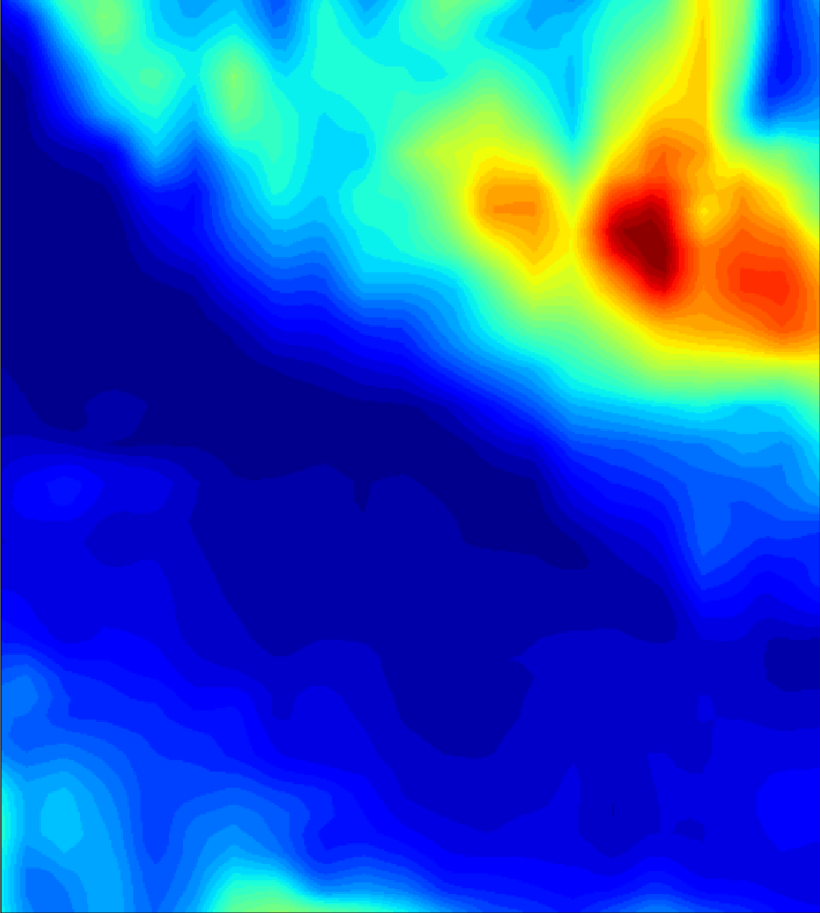
#> input picture src/images/local_slope_inclanation_cropped.png, 820 x 913 px, found by its file name
$ python slope_inclanation.py
#> lines starting #> are read from the running program, lines starting #| are printed output that depends on the picture
import numpy as np
import pandas as pd
import cv2

"""
The image that we are using for this calculation only contains dark red to dark blue between the hue values of 0 through 240
We only need to get the range to figure out how much each change in hue would correspond to a change in slope inclination.
"""

MAX_VAL = 24
MIN_VAL = 0

img = cv2.imread("src/images/local_slope_inclanation_cropped.png")
#> img is the input picture: shape (913, 820, 3); mean B, G, R 187.6, 83.2, 33.8
img_hue = cv2.cvtColor(img, cv2.COLOR_BGR2HSV)[:, :, 0] * 2
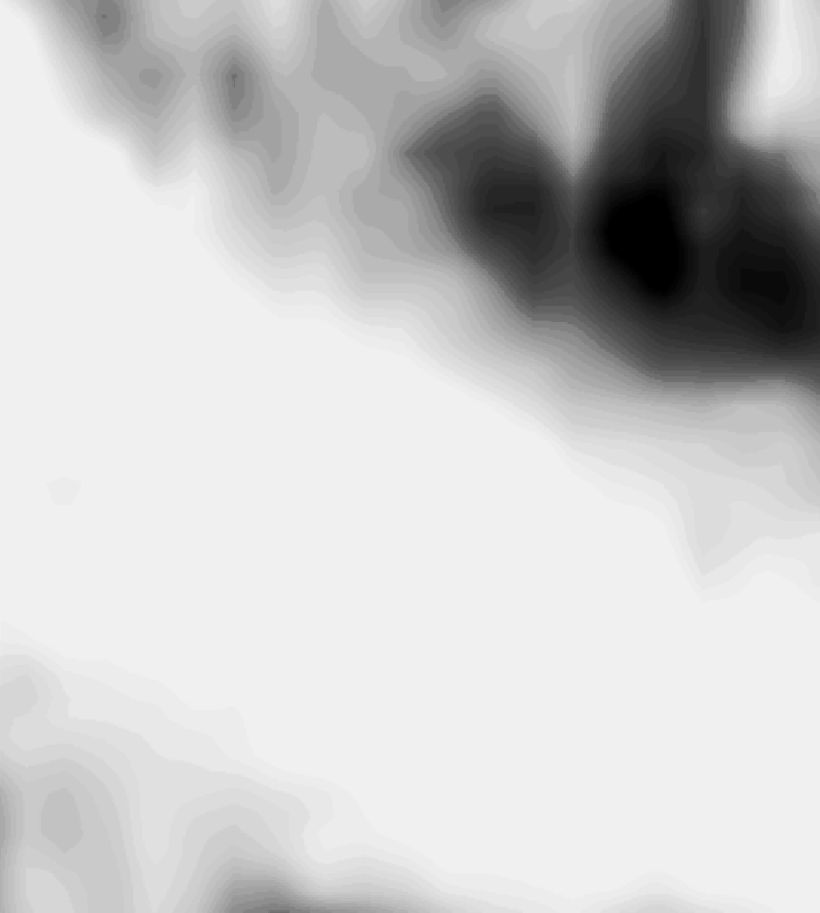
#> img_hue: shape (913, 820); min 0, max 240, mean 200.3

df = pd.DataFrame(img_hue)
#> df = table of 913 rows and 820 columns

df_cond = df.map(lambda x: MIN_VAL + (1 - (x / 240)) * (MAX_VAL - MIN_VAL))
#> df_cond = table of 913 rows and 820 columns
arr_cond = df_cond.to_numpy(dtype=np.float32)
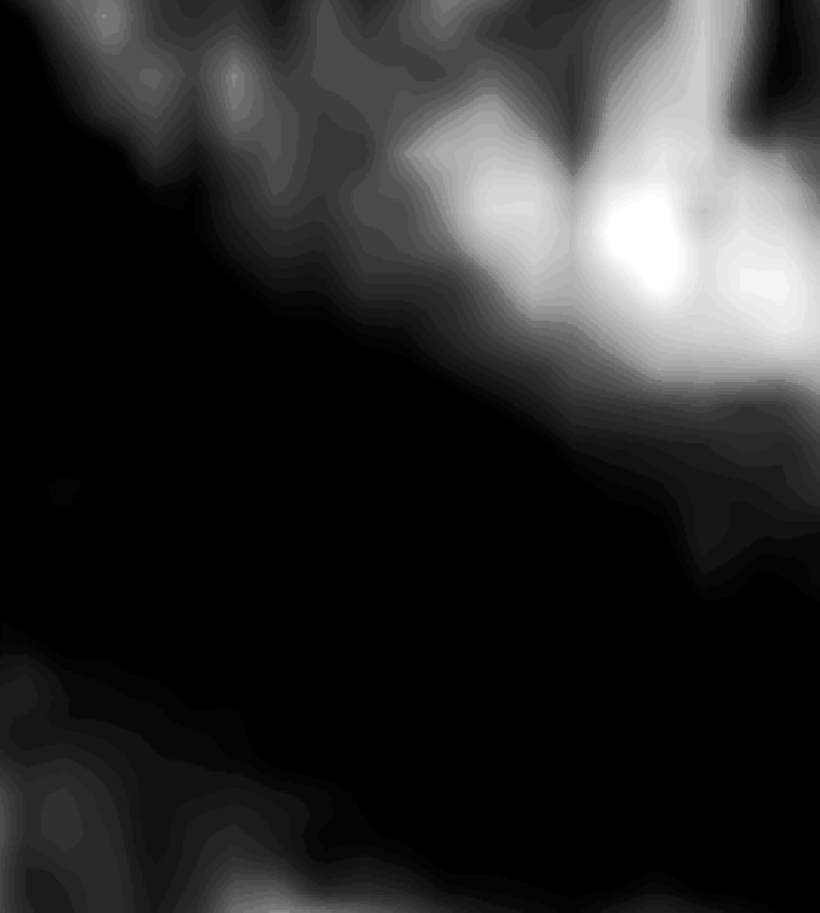
#> arr_cond: shape (913, 820) float32; min 0, max 24, mean 4; drawn with min black and max white
arr_cond = cv2.resize(arr_cond, (1105, 1230), interpolation=cv2.INTER_LINEAR)
#> arr_cond: shape (1230, 1105) float32
pd.DataFrame(arr_cond).to_csv("src/local_slope_inclanation_calc/local_slope_inclanation.csv", index=False, header=False)
